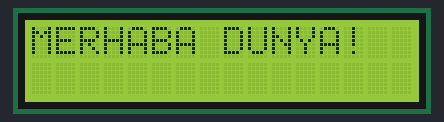
Simulated run of this sketch. Board: Arduino Uno, built with avr-gcc and run on an emulated ATmega328P. Parts: 16×2 character LCD.

Above: at 0.1 s.
At 3.1 s:
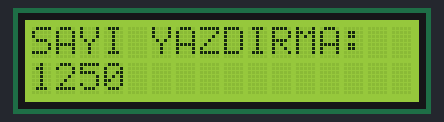
At 6.1 s:
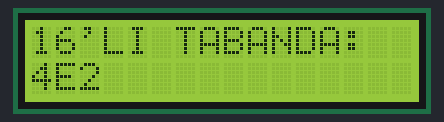
At 9.1 s:
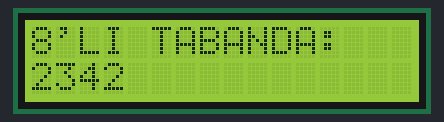
At 15.2 s:
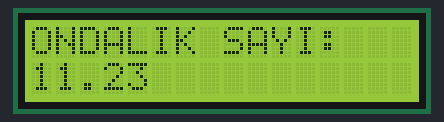
At 18.2 s:
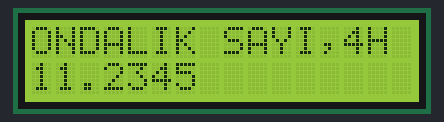

The sketch:

LCDKullanimi3.ino
```cpp
/***************************************************************
 Arduino Kitabı - Coşkun Taşdemir
 Dikeyeksen Yayınları
 http://www.dikeyeksen.com/muhendislik/arduino.html

 Bölüm 10 - LCD Kullanımı

LCD Ekran Kullanımı - Örnek 3
Arduino ile LCD ekran arasındaki bağlantılar
 * LCD RS     ==> digital-12
 * LCD Enable ==> digital-11
 * LCD D4     ==> digital-5
 * LCD D5     ==> digital-4
 * LCD D6     ==> digital-3
 * LCD D7     ==> digital-2
 * LCD R/W    ==> toprak (GND)
 * 10K potansiyometre 0-5V bağlantı:
 * orta ucu LCD'nin V0 pinine(pin 3)
*****************************************************************/

// LCD kütüphanesini programımıza ekliyoruz:
#include <LiquidCrystal.h>
//LCD bağlantılarımız ile bir LCD nesnesi oluşturuyoruz.
//lcd(RS,EN,D4,D5,D6,D7)
LiquidCrystal lcd(12, 11, 5, 4, 3, 2);
int bekleme = 3000;

void setup() {
  // LCD’nin ekran değerlerini vererek başlatıyoruz
  // 2 satır 16 karakter
  lcd.begin(16, 2);
  // LCD’ye mesaj yazdırıyoruz
  lcd.print("MERHABA DUNYA!");
}
void loop() {
   delay(bekleme);
// Ekranı temizle
   lcd.clear();
//imleci en başa al
   lcd.home();
   lcd.print("SAYI YAZDIRMA:");
// imleci 2. satırın başına al(suton 0, satir 1)
   lcd.setCursor(0,1);
   lcd.print(1250);
   delay(bekleme);

//16'lı tabanda
   lcd.clear();
   lcd.home();
   lcd.print("16'LI TABANDA:");
   lcd.setCursor(0,1);
   lcd.print(1250,HEX);

//8'li tabanda
   delay(bekleme);
   lcd.clear();
   lcd.home();
   lcd.print("8'LI TABANDA:");
   lcd.setCursor(0,1);
   lcd.print(1250,OCT);

//2'lı tabanda
   delay(bekleme);
   lcd.clear();
   lcd.home();
   lcd.print("2'LI TABANDA:");
   lcd.setCursor(0,1);
   lcd.print(1250,BIN);

// Ondalık sayı yazdırma
   delay(bekleme);
   lcd.clear();
   lcd.home();
   lcd.print("ONDALIK SAYI:");
   lcd.setCursor(0,1);
   lcd.print(11.2345);

//Virgülden sonra 4 hane
   delay(bekleme);
   lcd.clear();
   lcd.home();
   lcd.print("ONDALIK SAYI,4H ");
   lcd.setCursor(0,1);
   lcd.print(11.2345,4);
}
```

Measured:
- by itself, everything shown: repeats every 18.0 s, in 6 steps
- what the display in image 1 shows lasts 3.0 s, from 3.1 s to 6.1 s
